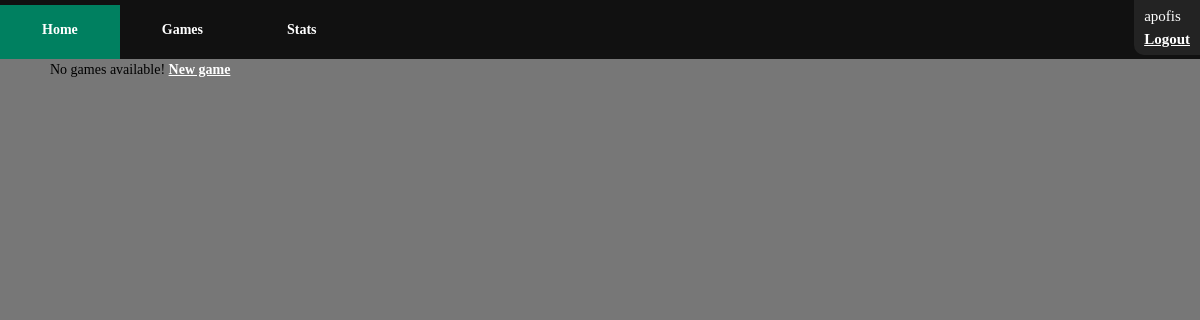
The page /game/ (signed in) on the database as committed earlier.
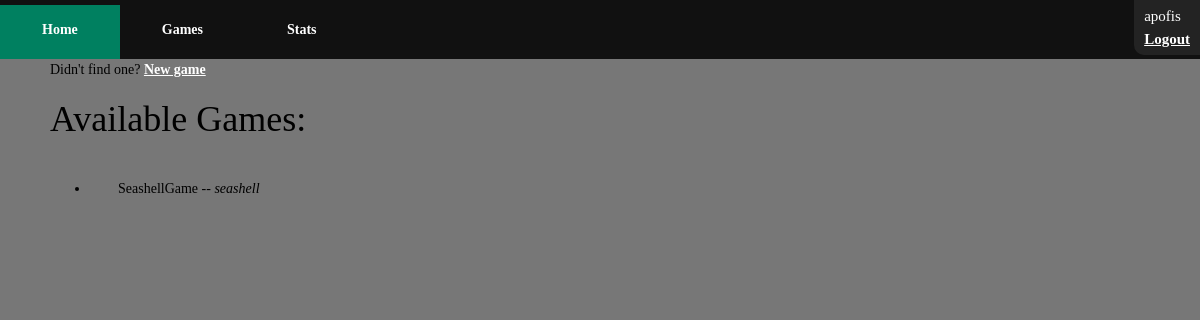
The same page on the database as committed later.
### testapp/models.py (models this page shows)
class Game(models.Model):
    isCompleted = models.BooleanField(default=False)
    isPublic = models.BooleanField()
    gameName = models.CharField(max_length=100, default='NoNameGame')
    ownerID = models.ForeignKey(User, on_delete=models.CASCADE, related_name='owner')
    secondPlayerID =models.ForeignKey(User, on_delete=models.SET_NULL, null=True, related_name='secondPlayer')
    winnerID = models.ForeignKey(User, on_delete=models.SET_NULL, null=True, related_name='winner')
    ownerScore = models.IntegerField(default=0)
    secondPlayerScore = models.IntegerField(default=0)

### game/views.py (the view)
# urls.py: path('game/', include('game.urls')),
@login_required()
def game(request):
    games=Game.objects.filter(Q(secondPlayerID__isnull=True), isPublic=True, isCompleted=False)
    games=games.exclude(ownerID=request.user)
    return render(
        request,'game/game.html', { 'games': games }
    )

### templates/game/game.html (shortened to what this page needs)
{% extends "base_generic.html" %}
{% block content %}
    {% if games.count > 0 %}
        <p>Didn't find one? <a href="{% url 'New Game' %}"> New game</a></p>
        <h1>Available Games: </h1>
        <ul>
        {% for game in games %}
            <li><div class="availableGame">{{ game.gameName }} -- <i>{{ game.ownerID.username }}</i></li>
        {% endfor %}
    {% else %}
         <p>No games available! <a href="{% url 'New Game' %}"> New game</a></p>
    {% endif %}
{% endblock %}

### templates/base_generic.html (shortened to what this page needs)
<!DOCTYPE html>
<html lang="en">
<head>
  <link rel="stylesheet" href="https://maxcdn.bootstrapcdn.com/bootstrap/3.3.7/css/bootstrap.min.css">
  {% load static %}
  <link rel="stylesheet" href="{% static '../static/css/styles.css' %}">
</head>
<body>
    <div id="user">
        {% if user.is_authenticated %}
            <div id="username">{{ user.get_username }}</div>
              <a href="{% url 'logout'%}?next=/accounts/login">Logout</a>
          {% else %}
             <div><a href="{% url 'login'%}?next={{request.path}}">Login</a></div>
            {% endif %}
    </div>
      <nav>
      <ul>
          <li><a href="{% url 'Home' %}">Home</a></li>
          <li><a href="{% url 'All Games' %}">Games</a></li>
          <li><a href="{% url 'Games Stats' %}">Stats</a></li>
      </ul>
      </nav>
      <main>
      {% block content %}{% endblock %}
      </main>
</body>
</html>

### static/css/styles.css (style rules this page uses)
body { display: table; font-family: Verdana, fantasy; border: 0; padding: 0; margin: 0; border-style: none; background-color: #777; color: black; width: 100%; line-height: 1.5; }
#user { width: auto; border-radius: 0 0 0 10px; position: absolute; font-size: 15px; color: white; padding: 5px; padding-left: 10px; padding-right: 10px; top: 0; right: 0; border: none; background-color: rgba(55,55,55,0.5); }
nav { display: table-row-group; width: 100%; margin-bottom: 0; }
nav ul { list-style-type: none; margin: 0; padding: 0; overflow: hidden; background-color: #111111; }
nav ul li { float: left; }
.availableGame { padding: 2em; }
nav ul li a:link { display: block; background-color: #111111; padding: 3em; padding-top: 1em; padding-bottom: 1em; color: white; text-decoration: none; border:0; border-top: 5px; border-bottom: 5px; border-style: solid; border-color: #111; }
main { padding: 0; margin-left: 50px; margin-right: 50px; margin-bottom: 30px; position: relative; }
a { font-weight: bolder; color: white; text-decoration: underline; }

Rows that differ between the two databases and show on the page:
added Game: gameName "SeashellGame", ownerID.username "seashell"
Other text that changed with them:
text no longer shown: "No games available!"
text now shown: "Didn't find one? Available Games:"
